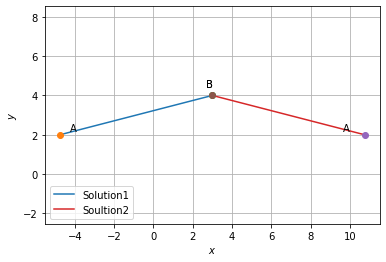

Write the Python code that produced this figure.
import numpy as np
import matplotlib.pyplot as plt
from sympy import *

x1 = symbols('x1')

def line_gen(A,B):
  len =10
  x_AB = np.zeros((2,len))
  lam_1 = np.linspace(0,1,len)
  for i in range(len):
    temp1 = A + lam_1[i]*(B-A)
    x_AB[:,i]= temp1.T
  return x_AB

A =np.array([x1,2])
B =np.array([3,4])
C = 8
# Equation is ||A-B||=C

S= list(solveset(Eq((A-B).dot(A-B),C**2),x1))

print("The X1 is: ",S)
labels = ['Solution1','Soultion2']
j=0
for i in S:
  P1,P2 = np.array([i,2]),np.array([3,4])
  x_FP = line_gen(P1,P2)
  plt.plot(x_FP[0,:],x_FP[1,:],label= labels[j])
  j = j + 1
  plt.plot(P1[0], P1[1], 'o')
  plt.text(P1[0] * (1 - 0.1), P1[1] * (1 + 0.1), 'A')
  plt.plot(P2[0], P2[1], 'o')
  plt.text(P2[0] * (1 - 0.1), P2[1] * (1 + 0.1), 'B')
  
plt.grid()
plt.xlabel('$x$')
plt.ylabel('$y$')
plt.legend(loc='lower left')
plt.axis('equal')
plt.show()
